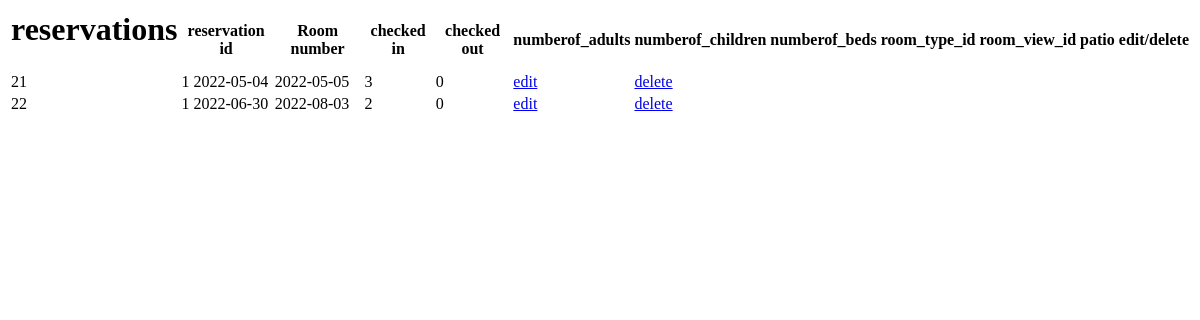
Before: /pages/reservation/my_reservations.php with the older database file.
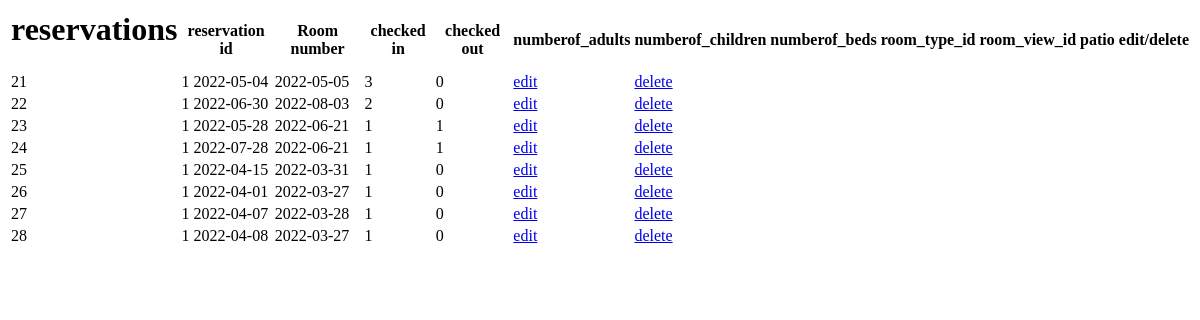
After: the same page with the newer database file.
### tables this page shows
CREATE TABLE `reservations`
(
    `reservation_id`    int(11)        NOT NULL,
    `client_id`         int(11)        NOT NULL,
    `room_no`           int(11)                 DEFAULT NULL,
    `start_date`        date           NOT NULL,
    `end_date`          date           NOT NULL,
    `numberof_adults`   int(11)        NOT NULL,
    `numberof_children` int(11)        NOT NULL,
    `price`             decimal(10, 0) NOT NULL,
    `is_checked_in`     tinyint(1)     NOT NULL DEFAULT 0
);

### global/php/db-functions.php (called while the page is built, shortened)
<?php
function db_connect(): mysqli
{
    $conn = new mysqli(SERVER_NAME, USERNAME, PASSWORD, DB_NAME);
    return $conn;
}
function run_query(string $sql): mysqli_result|bool
{
    try
    {
        $conn = db_connect();
    } catch (RuntimeException $e)
    {
        throw new RuntimeException($e);
    }
    $result = $conn->query($sql);
    return $result;
}

### pages/reservation/my_reservations.php (the view, shortened to what this page needs)
<html lang="en">
<head>     <?php include "../../global/php/db-functions.php"; ?>
    <title> my reservations</title></head>
<body>
<?php
$client_ID = '1';
$sql = "select reservation_id, room_no, start_date, end_date, numberof_adults, numberof_children,
is_checked_in from reservations where client_id= '$client_ID' ";
$result = run_query($sql);
if ($result->num_rows == 0)
echo "no reservations";
else
{
?>
<p>
<table>
    <tr>
        <th><h1> reservations </h1></th>
        <th> reservation id</th>
        <th> Room number</th>
        <th> checked in</th>
        <th> checked out</th>
        <th> numberof_adults</th>
        <th> numberof_children</th>
        <th> numberof_beds</th>
        <th> room_type_id</th>
        <th> room_view_id</th>
        <th> patio</th>
        <th> edit/delete </th>
</tr>
<?php
while ($row = $result->fetch_assoc())
{
    echo "<tr><td>" . $row["reservation_id"] . "</td><td>" . $row["room_no"] . " " . $row["start_date"] . "</td>
  <td>" . $row["end_date"] . "</td>
  <td>" . $row["numberof_adults"] . "</td>
  <td>" . $row["numberof_children"] . "</td>
  ";
    $id = $row['reservation_id'];
    echo "<td><a href='edit_reservation.php?id=$id'> edit </a> </td>";
    echo "<td><a href='delete_reservations.php?id=$id'> delete </a> </td></tr>";
}
}
?>
</table>

Changed rows visible on the page:
added reservations: reservation_id "23", room_no "1", start_date "2022-05-28", end_date "2022-06-21", numberof_adults "1", numberof_children "1"
added reservations: reservation_id "24", room_no "1", start_date "2022-07-28", end_date "2022-06-21", numberof_adults "1", numberof_children "1"
added reservations: reservation_id "25", room_no "1", start_date "2022-04-15", end_date "2022-03-31", numberof_adults "1", numberof_children "0"
added reservations: reservation_id "26", room_no "1", start_date "2022-04-01", end_date "2022-03-27", numberof_adults "1", numberof_children "0"
added reservations: reservation_id "27", room_no "1", start_date "2022-04-07", end_date "2022-03-28", numberof_adults "1", numberof_children "0"
added reservations: reservation_id "28", room_no "1", start_date "2022-04-08", end_date "2022-03-27", numberof_adults "1", numberof_children "0"
